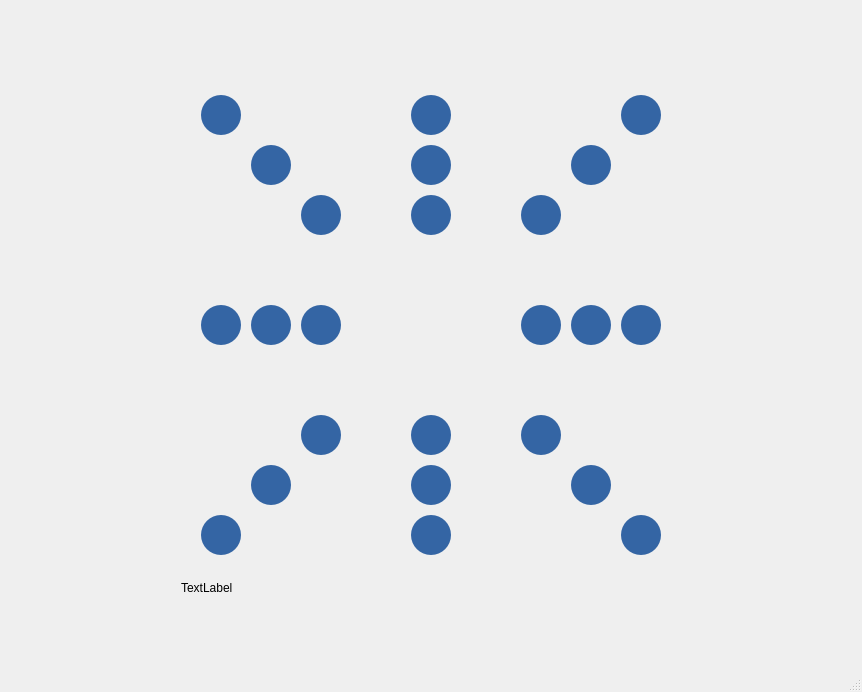
<?xml version="1.0" encoding="UTF-8"?>
<ui version="4.0">
 <class>MainWindow</class>
 <widget class="QMainWindow" name="MainWindow">
  <property name="geometry">
   <rect>
    <x>0</x>
    <y>0</y>
    <width>862</width>
    <height>692</height>
   </rect>
  </property>
  <property name="sizePolicy">
   <sizepolicy hsizetype="Fixed" vsizetype="Fixed">
    <horstretch>0</horstretch>
    <verstretch>0</verstretch>
   </sizepolicy>
  </property>
  <property name="minimumSize">
   <size>
    <width>0</width>
    <height>0</height>
   </size>
  </property>
  <property name="maximumSize">
   <size>
    <width>90000</width>
    <height>900000</height>
   </size>
  </property>
  <property name="windowTitle">
   <string>MainWindow</string>
  </property>
  <widget class="QWidget" name="centralwidget">
   <layout class="QGridLayout" name="gridLayout_2">
    <item row="2" column="1">
     <spacer name="verticalSpacer_2">
      <property name="orientation">
       <enum>Qt::Vertical</enum>
      </property>
      <property name="sizeHint" stdset="0">
       <size>
        <width>20</width>
        <height>9</height>
       </size>
      </property>
     </spacer>
    </item>
    <item row="1" column="1">
     <layout class="QGridLayout" name="gridLayout">
      <item row="1" column="0">
       <widget class="QLabel" name="label">
        <property name="text">
         <string>TextLabel</string>
        </property>
       </widget>
      </item>
      <item row="0" column="0">
       <widget class="QWidget" name="boardImage" native="true">
        <property name="minimumSize">
         <size>
          <width>500</width>
          <height>500</height>
         </size>
        </property>
        <property name="maximumSize">
         <size>
          <width>500</width>
          <height>500</height>
         </size>
        </property>
        <property name="styleSheet">
         <string notr="true">#boardImage{
	image: url(:/images/board.jpg);
}

#boardImage QPushButton{
	background-color: rgb(52, 101, 164);
	border-radius: 20px
}

#boardImage QPushButton:hover{
	background-color: rgb(32, 81, 144);
}
</string>
        </property>
        <widget class="QPushButton" name="button3">
         <property name="geometry">
          <rect>
           <x>70</x>
           <y>70</y>
           <width>40</width>
           <height>40</height>
          </rect>
         </property>
         <property name="minimumSize">
          <size>
           <width>40</width>
           <height>40</height>
          </size>
         </property>
         <property name="maximumSize">
          <size>
           <width>40</width>
           <height>40</height>
          </size>
         </property>
         <property name="text">
          <string/>
         </property>
        </widget>
        <widget class="QPushButton" name="button4">
         <property name="geometry">
          <rect>
           <x>230</x>
           <y>70</y>
           <width>40</width>
           <height>40</height>
          </rect>
         </property>
         <property name="minimumSize">
          <size>
           <width>40</width>
           <height>40</height>
          </size>
         </property>
         <property name="maximumSize">
          <size>
           <width>40</width>
           <height>40</height>
          </size>
         </property>
         <property name="text">
          <string/>
         </property>
        </widget>
        <widget class="QPushButton" name="button5">
         <property name="geometry">
          <rect>
           <x>390</x>
           <y>70</y>
           <width>40</width>
           <height>40</height>
          </rect>
         </property>
         <property name="minimumSize">
          <size>
           <width>40</width>
           <height>40</height>
          </size>
         </property>
         <property name="maximumSize">
          <size>
           <width>40</width>
           <height>40</height>
          </size>
         </property>
         <property name="text">
          <string/>
         </property>
        </widget>
        <widget class="QPushButton" name="button10">
         <property name="geometry">
          <rect>
           <x>70</x>
           <y>230</y>
           <width>40</width>
           <height>40</height>
          </rect>
         </property>
         <property name="minimumSize">
          <size>
           <width>40</width>
           <height>40</height>
          </size>
         </property>
         <property name="maximumSize">
          <size>
           <width>40</width>
           <height>40</height>
          </size>
         </property>
         <property name="text">
          <string/>
         </property>
        </widget>
        <widget class="QPushButton" name="button18">
         <property name="geometry">
          <rect>
           <x>70</x>
           <y>390</y>
           <width>40</width>
           <height>40</height>
          </rect>
         </property>
         <property name="minimumSize">
          <size>
           <width>40</width>
           <height>40</height>
          </size>
         </property>
         <property name="maximumSize">
          <size>
           <width>40</width>
           <height>40</height>
          </size>
         </property>
         <property name="text">
          <string/>
         </property>
        </widget>
        <widget class="QPushButton" name="button19">
         <property name="geometry">
          <rect>
           <x>230</x>
           <y>390</y>
           <width>40</width>
           <height>40</height>
          </rect>
         </property>
         <property name="minimumSize">
          <size>
           <width>40</width>
           <height>40</height>
          </size>
         </property>
         <property name="maximumSize">
          <size>
           <width>40</width>
           <height>40</height>
          </size>
         </property>
         <property name="text">
          <string/>
         </property>
        </widget>
        <widget class="QPushButton" name="button20">
         <property name="geometry">
          <rect>
           <x>390</x>
           <y>390</y>
           <width>40</width>
           <height>40</height>
          </rect>
         </property>
         <property name="minimumSize">
          <size>
           <width>40</width>
           <height>40</height>
          </size>
         </property>
         <property name="maximumSize">
          <size>
           <width>40</width>
           <height>40</height>
          </size>
         </property>
         <property name="text">
          <string/>
         </property>
        </widget>
        <widget class="QPushButton" name="button13">
         <property name="geometry">
          <rect>
           <x>390</x>
           <y>230</y>
           <width>40</width>
           <height>40</height>
          </rect>
         </property>
         <property name="minimumSize">
          <size>
           <width>40</width>
           <height>40</height>
          </size>
         </property>
         <property name="maximumSize">
          <size>
           <width>40</width>
           <height>40</height>
          </size>
         </property>
         <property name="text">
          <string/>
         </property>
        </widget>
        <widget class="QPushButton" name="button6">
         <property name="geometry">
          <rect>
           <x>120</x>
           <y>120</y>
           <width>40</width>
           <height>40</height>
          </rect>
         </property>
         <property name="minimumSize">
          <size>
           <width>40</width>
           <height>40</height>
          </size>
         </property>
         <property name="maximumSize">
          <size>
           <width>40</width>
           <height>40</height>
          </size>
         </property>
         <property name="text">
          <string/>
         </property>
        </widget>
        <widget class="QPushButton" name="button8">
         <property name="geometry">
          <rect>
           <x>340</x>
           <y>120</y>
           <width>40</width>
           <height>40</height>
          </rect>
         </property>
         <property name="minimumSize">
          <size>
           <width>40</width>
           <height>40</height>
          </size>
         </property>
         <property name="maximumSize">
          <size>
           <width>40</width>
           <height>40</height>
          </size>
         </property>
         <property name="text">
          <string/>
         </property>
        </widget>
        <widget class="QPushButton" name="button7">
         <property name="geometry">
          <rect>
           <x>230</x>
           <y>120</y>
           <width>40</width>
           <height>40</height>
          </rect>
         </property>
         <property name="minimumSize">
          <size>
           <width>40</width>
           <height>40</height>
          </size>
         </property>
         <property name="maximumSize">
          <size>
           <width>40</width>
           <height>40</height>
          </size>
         </property>
         <property name="text">
          <string/>
         </property>
        </widget>
        <widget class="QPushButton" name="button16">
         <property name="geometry">
          <rect>
           <x>230</x>
           <y>340</y>
           <width>40</width>
           <height>40</height>
          </rect>
         </property>
         <property name="minimumSize">
          <size>
           <width>40</width>
           <height>40</height>
          </size>
         </property>
         <property name="maximumSize">
          <size>
           <width>40</width>
           <height>40</height>
          </size>
         </property>
         <property name="text">
          <string/>
         </property>
        </widget>
        <widget class="QPushButton" name="button15">
         <property name="geometry">
          <rect>
           <x>120</x>
           <y>340</y>
           <width>40</width>
           <height>40</height>
          </rect>
         </property>
         <property name="minimumSize">
          <size>
           <width>40</width>
           <height>40</height>
          </size>
         </property>
         <property name="maximumSize">
          <size>
           <width>40</width>
           <height>40</height>
          </size>
         </property>
         <property name="text">
          <string/>
         </property>
        </widget>
        <widget class="QPushButton" name="button17">
         <property name="geometry">
          <rect>
           <x>340</x>
           <y>340</y>
           <width>40</width>
           <height>40</height>
          </rect>
         </property>
         <property name="minimumSize">
          <size>
           <width>40</width>
           <height>40</height>
          </size>
         </property>
         <property name="maximumSize">
          <size>
           <width>40</width>
           <height>40</height>
          </size>
         </property>
         <property name="text">
          <string/>
         </property>
        </widget>
        <widget class="QPushButton" name="button11">
         <property name="geometry">
          <rect>
           <x>120</x>
           <y>230</y>
           <width>40</width>
           <height>40</height>
          </rect>
         </property>
         <property name="minimumSize">
          <size>
           <width>40</width>
           <height>40</height>
          </size>
         </property>
         <property name="maximumSize">
          <size>
           <width>40</width>
           <height>40</height>
          </size>
         </property>
         <property name="text">
          <string/>
         </property>
        </widget>
        <widget class="QPushButton" name="button12">
         <property name="geometry">
          <rect>
           <x>340</x>
           <y>230</y>
           <width>40</width>
           <height>40</height>
          </rect>
         </property>
         <property name="minimumSize">
          <size>
           <width>40</width>
           <height>40</height>
          </size>
         </property>
         <property name="maximumSize">
          <size>
           <width>40</width>
           <height>40</height>
          </size>
         </property>
         <property name="text">
          <string/>
         </property>
        </widget>
        <widget class="QPushButton" name="button0">
         <property name="enabled">
          <bool>true</bool>
         </property>
         <property name="geometry">
          <rect>
           <x>20</x>
           <y>20</y>
           <width>40</width>
           <height>40</height>
          </rect>
         </property>
         <property name="minimumSize">
          <size>
           <width>40</width>
           <height>40</height>
          </size>
         </property>
         <property name="maximumSize">
          <size>
           <width>40</width>
           <height>40</height>
          </size>
         </property>
         <property name="text">
          <string/>
         </property>
        </widget>
        <widget class="QPushButton" name="button23">
         <property name="geometry">
          <rect>
           <x>440</x>
           <y>440</y>
           <width>40</width>
           <height>40</height>
          </rect>
         </property>
         <property name="minimumSize">
          <size>
           <width>40</width>
           <height>40</height>
          </size>
         </property>
         <property name="maximumSize">
          <size>
           <width>40</width>
           <height>40</height>
          </size>
         </property>
         <property name="text">
          <string/>
         </property>
        </widget>
        <widget class="QPushButton" name="button1">
         <property name="geometry">
          <rect>
           <x>230</x>
           <y>20</y>
           <width>40</width>
           <height>40</height>
          </rect>
         </property>
         <property name="minimumSize">
          <size>
           <width>40</width>
           <height>40</height>
          </size>
         </property>
         <property name="maximumSize">
          <size>
           <width>40</width>
           <height>40</height>
          </size>
         </property>
         <property name="text">
          <string/>
         </property>
        </widget>
        <widget class="QPushButton" name="button2">
         <property name="geometry">
          <rect>
           <x>440</x>
           <y>20</y>
           <width>40</width>
           <height>40</height>
          </rect>
         </property>
         <property name="minimumSize">
          <size>
           <width>40</width>
           <height>40</height>
          </size>
         </property>
         <property name="maximumSize">
          <size>
           <width>40</width>
           <height>40</height>
          </size>
         </property>
         <property name="text">
          <string/>
         </property>
        </widget>
        <widget class="QPushButton" name="button22">
         <property name="geometry">
          <rect>
           <x>230</x>
           <y>440</y>
           <width>40</width>
           <height>40</height>
          </rect>
         </property>
         <property name="minimumSize">
          <size>
           <width>40</width>
           <height>40</height>
          </size>
         </property>
         <property name="maximumSize">
          <size>
           <width>40</width>
           <height>40</height>
          </size>
         </property>
         <property name="text">
          <string/>
         </property>
        </widget>
        <widget class="QPushButton" name="button21">
         <property name="geometry">
          <rect>
           <x>20</x>
           <y>440</y>
           <width>40</width>
           <height>40</height>
          </rect>
         </property>
         <property name="minimumSize">
          <size>
           <width>40</width>
           <height>40</height>
          </size>
         </property>
         <property name="maximumSize">
          <size>
           <width>40</width>
           <height>40</height>
          </size>
         </property>
         <property name="text">
          <string/>
         </property>
        </widget>
        <widget class="QPushButton" name="button9">
         <property name="geometry">
          <rect>
           <x>20</x>
           <y>230</y>
           <width>40</width>
           <height>40</height>
          </rect>
         </property>
         <property name="minimumSize">
          <size>
           <width>40</width>
           <height>40</height>
          </size>
         </property>
         <property name="maximumSize">
          <size>
           <width>40</width>
           <height>40</height>
          </size>
         </property>
         <property name="text">
          <string/>
         </property>
        </widget>
        <widget class="QPushButton" name="button14">
         <property name="geometry">
          <rect>
           <x>440</x>
           <y>230</y>
           <width>40</width>
           <height>40</height>
          </rect>
         </property>
         <property name="minimumSize">
          <size>
           <width>40</width>
           <height>40</height>
          </size>
         </property>
         <property name="maximumSize">
          <size>
           <width>40</width>
           <height>40</height>
          </size>
         </property>
         <property name="text">
          <string/>
         </property>
        </widget>
       </widget>
      </item>
     </layout>
    </item>
    <item row="1" column="2">
     <spacer name="horizontalSpacer_2">
      <property name="orientation">
       <enum>Qt::Horizontal</enum>
      </property>
      <property name="sizeHint" stdset="0">
       <size>
        <width>131</width>
        <height>20</height>
       </size>
      </property>
     </spacer>
    </item>
    <item row="0" column="1">
     <spacer name="verticalSpacer">
      <property name="orientation">
       <enum>Qt::Vertical</enum>
      </property>
      <property name="sizeHint" stdset="0">
       <size>
        <width>20</width>
        <height>9</height>
       </size>
      </property>
     </spacer>
    </item>
    <item row="1" column="0">
     <spacer name="horizontalSpacer">
      <property name="orientation">
       <enum>Qt::Horizontal</enum>
      </property>
      <property name="sizeHint" stdset="0">
       <size>
        <width>131</width>
        <height>20</height>
       </size>
      </property>
     </spacer>
    </item>
   </layout>
  </widget>
  <widget class="QMenuBar" name="menubar">
   <property name="geometry">
    <rect>
     <x>0</x>
     <y>0</y>
     <width>862</width>
     <height>22</height>
    </rect>
   </property>
  </widget>
  <widget class="QStatusBar" name="statusbar"/>
 </widget>
 <resources>
  <include location="res.qrc"/>
 </resources>
 <connections/>
</ui>
